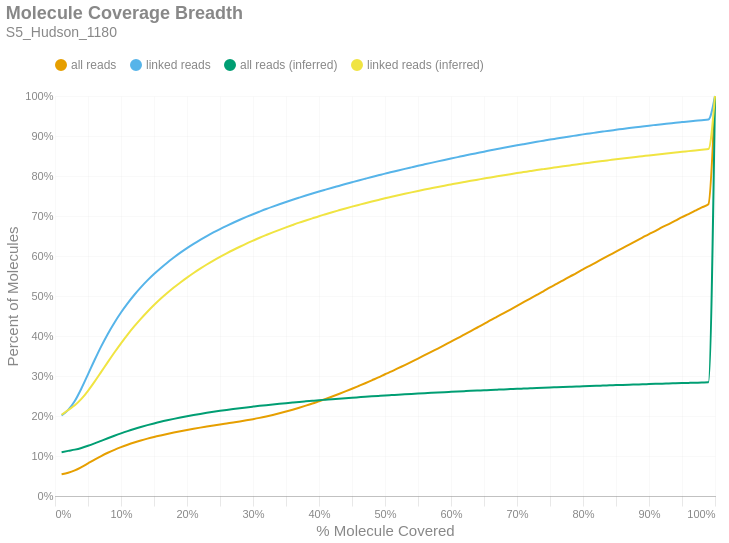

Notebook code cell kept with this figure:
### Markdown cell above
### Molecule Read Coverage
This chart shows molecule coverage breadth as computed by the number of bases aligned to that molecule. In other words, "*how much of each unique long molecule is actually sequenced/aligned?*" Keep in mind there is a distinction between sequences and alignments, since some sequences belonging to a particular molecule may not align well and wouldn't appear in the alignment data. This chart also shows molecule coverage breadth as computed by the *inferred fragment* from which the aligned sequences originate. Unlike read coverage, this calculation takes into account the total insert size, including unsequenced gaps between the forward and reverse reads. Like the previous figures, these are cumulative percents.

### Code cell
if SKIPLR:
    print_html(f"Skipped")
else:
    binned_df = consolidated_hist(valids['coverage_bp'], mask, 0.01, True)
    binned_df_inf = consolidated_hist(valids['coverage_inserts'], mask, 0.01, True)
    binned_df = binned_df.with_columns(pl.lit(binned_df_inf['all reads (cumsum)']).alias('all reads (inferred)'))
    binned_df = binned_df.with_columns(pl.lit(binned_df_inf['linked reads (cumsum)']).alias('linked reads (inferred)'))
    binned_df = binned_df.with_columns(
        (pl.col('bin').cast(pl.Float64) + 0.01).alias('right_edge')
    )

    with SafeRender(binned_df):
        (
            density_plot(binned_df, 'Molecule Coverage Breadth', samplename, 'molcov', ['all reads (inferred)','linked reads (inferred)'])
            .encode(
                #x=alt.X('bin:Q', title="% Molecule Covered").axis(format = '%').scale(padding=0),
                x=alt.X('right_edge:Q', title="% Molecule Covered").axis(format='%').scale(padding=0),
                y=alt.Y('value:Q', title='Percent of Molecules')
                    .axis(format='%')
                    .stack(False)
                    .scale(domainMin=0, padding=0),
                color=alt.Color("key:N").scale(domain = ["all reads", "linked reads", "all reads (inferred)", "linked reads (inferred)"]),
                tooltip = [
                    alt.Tooltip("key:N", title = "Data Type"),
                    alt.Tooltip("range_label:N", title="% Molecule Covered"),
                    alt.Tooltip("value:Q", format = ".2%", title="% Molecules")
                ]
            )
        ).display()

### Figure 1 — Vega-Lite specification as saved in the notebook (floating-point values rounded to 4 significant figures)
{"width": "container", "height": 400, "config": {"title": {"anchor": "start", "dy": -15, "fontSize": 18, "color": "#888888", "subtitleColor": "#888888", "subtitleFontSize": 14}, "arc": {"fill": "#0072B2"}, "axis": {"domainColor": "#888888", "domainWidth": 0.5, "gridWidth": 0.2, "grid": false, "titleFontWeight": 400, "titleFontSize": 15, "labelFontSize": 11, "labelColor": "#888888", "tickColor": "#888888", "tickWidth": 0.2, "titleColor": "#888888"}, "axisBand": {"grid": false}, "axisX": {"grid": true, "tickSize": 10, "domainCap": "round"}, "axisY": {"domain": false, "grid": true, "tickSize": 0, "domainCap": "round"}, "background": "transparent", "header": {"labelFontSize": 15, "labelColor": "#888888", "titleFontSize": 15, "titleFontWeight": 600, "titleColor": "#888888"}, "legend": {"labelFont": "sans-serif", "labelFontSize": 12, "labelColor": "#888888", "symbolSize": 100, "symbolType": "circle", "titleFontSize": 12, "titlePadding": 10, "titleColor": "#888888", "title": null, "orient": "top"}, "range": {"category": ["#E69F00", "#56B4E9", "#009E73", "#F0E442", "#0072B2", "#D55E00", "#CC79A7", "#000000"], "diverging": ["#cfe8f3", "#a2d4ec", "#73bfe2", "#46abdb", "#1696d2", "#12719e"]}, "area": {"fill": "#0072B2", "fillOpacity": 0.7, "line": true, "strokeOpacity": 0.7}, "line": {"color": "#0072B2", "stroke": "#0072B2", "strokeWidth": 2}, "trail": {"color": "#0072B2", "stroke": "#0072B2", "strokeWidth": 0, "size": 1}, "point": {"filled": true, "fillOpacity": 1.0, "size": 95}, "text": {"color": "#888888", "fontSize": 11, "align": "right", "fontWeight": 400, "size": 11}, "bar": {"fill": "#0072B2", "stroke": null}, "view": {"stroke": null, "continuousWidth": 660, "continuousHeight": 400}}, "data": {"name": "data-d3f7913349ace089ffcf250ac5112c7d"}, "mark": {"type": "line", "interpolate": "monotone", "point": {"opacity": 0, "size": 275}}, "encoding": {"color": {"field": "key", "scale": {"domain": ["all reads", "linked reads", "all reads (inferred)", "linked reads (inferred)"]}, "type": "nominal"}, "tooltip": [{"field": "key", "title": "Data Type", "type": "nominal"}, {"field": "range_label", "title": "% Molecule Covered", "type": "nominal"}, {"field": "value", "format": ".2%", "title": "% Molecules", "type": "quantitative"}], "x": {"axis": {"format": "%"}, "field": "right_edge", "scale": {"padding": 0}, "title": "% Molecule Covered", "type": "quantitative"}, "y": {"axis": {"format": "%"}, "field": "value", "scale": {"domainMin": 0, "padding": 0}, "stack": false, "title": "Percent of Molecules", "type": "quantitative"}}, "params": [{"name": "param_c36ac31b6afebe62", "select": {"type": "point", "fields": ["key"]}, "bind": "legend"}], "title": {"text": "Molecule Coverage Breadth", "subtitle": "S5_Hudson_1180"}, "transform": [{"fold": ["all reads (cumsum)", "linked reads (cumsum)", "all reads (inferred)", "linked reads (inferred)"]}, {"calculate": "replace(datum.key, ' (cumsum)', '')", "as": "key"}, {"filter": {"param": "param_c36ac31b6afebe62"}}], "usermeta": {"embedOptions": {"downloadFileName": "S5_Hudson_1180.molcov"}}, "$schema": "https://vega.github.io/schema/vega-lite/v6.1.0.json", "datasets": {"data-d3f7913349ace089ffcf250ac5112c7d": [{"bin": "0.0", "interval": "0.0-0.01", "all reads": 0.05422, "linked reads": 0.2011, "all reads (cumsum)": 0.05422, "linked reads (cumsum)": 0.2011, "range_label": "0.0-0.01", "all reads (inferred)": 0.1095, "linked reads (inferred)": 0.203, "right_edge": 0.01}, {"bin": "0.01", "interval": "0.01-0.02", "all reads": 0.003856, "linked reads": 0.01414, "all reads (cumsum)": 0.05807, "linked reads (cumsum)": 0.2152, "range_label": "0.01-0.02", "all reads (inferred)": 0.1128, "linked reads (inferred)": 0.2151, "right_edge": 0.02}, {"bin": "0.02", "interval": "0.02-0.03", "all reads": 0.005959, "linked reads": 0.02227, "all reads (cumsum)": 0.06403, "linked reads (cumsum)": 0.2375, "range_label": "0.02-0.03", "all reads (inferred)": 0.1159, "linked reads (inferred)": 0.2268, "right_edge": 0.03}, {"bin": "0.03", "interval": "0.03-0.04", "all reads": 0.008268, "linked reads": 0.03121, "all reads (cumsum)": 0.0723, "linked reads (cumsum)": 0.2687, "range_label": "0.03-0.04", "all reads (inferred)": 0.1202, "linked reads (inferred)": 0.2427, "right_edge": 0.04}, {"bin": "0.04", "interval": "0.04-0.05", "all reads": 0.009319, "linked reads": 0.03543, "all reads (cumsum)": 0.08162, "linked reads (cumsum)": 0.3042, "range_label": "0.04-0.05", "all reads (inferred)": 0.1256, "linked reads (inferred)": 0.263, "right_edge": 0.05}, {"bin": "0.05", "interval": "0.05-0.06", "all reads": 0.009396, "linked reads": 0.03578, "all reads (cumsum)": 0.09101, "linked reads (cumsum)": 0.3399, "range_label": "0.05-0.06", "all reads (inferred)": 0.1316, "linked reads (inferred)": 0.286, "right_edge": 0.06}, {"bin": "0.06", "interval": "0.06-0.07", "all reads": 0.008943, "linked reads": 0.03412, "all reads (cumsum)": 0.09996, "linked reads (cumsum)": 0.3741, "range_label": "0.06-0.07", "all reads (inferred)": 0.1379, "linked reads (inferred)": 0.3103, "right_edge": 0.07}, {"bin": "0.07", "interval": "0.07-0.08", "all reads": 0.008177, "linked reads": 0.03121, "all reads (cumsum)": 0.1081, "linked reads (cumsum)": 0.4053, "range_label": "0.07-0.08", "all reads (inferred)": 0.1443, "linked reads (inferred)": 0.3348, "right_edge": 0.08}, {"bin": "0.08", "interval": "0.08-0.09", "all reads": 0.007352, "linked reads": 0.02806, "all reads (cumsum)": 0.1155, "linked reads (cumsum)": 0.4333, "range_label": "0.08-0.09", "all reads (inferred)": 0.1506, "linked reads (inferred)": 0.3587, "right_edge": 0.09}, {"bin": "0.09", "interval": "0.09-0.1", "all reads": 0.006669, "linked reads": 0.02534, "all reads (cumsum)": 0.1222, "linked reads (cumsum)": 0.4587, "range_label": "0.09-0.1", "all reads (inferred)": 0.1566, "linked reads (inferred)": 0.3817, "right_edge": 0.1}, {"bin": "0.1", "interval": "0.1-0.11", "all reads": 0.00602, "linked reads": 0.02286, "all reads (cumsum)": 0.1282, "linked reads (cumsum)": 0.4815, "range_label": "0.1-0.11", "all reads (inferred)": 0.1622, "linked reads (inferred)": 0.4034, "right_edge": 0.11}, {"bin": "0.11", "interval": "0.11-0.12", "all reads": 0.005532, "linked reads": 0.02095, "all reads (cumsum)": 0.1337, "linked reads (cumsum)": 0.5025, "range_label": "0.11-0.12", "all reads (inferred)": 0.1675, "linked reads (inferred)": 0.4238, "right_edge": 0.12}, {"bin": "0.12", "interval": "0.12-0.13", "all reads": 0.00504, "linked reads": 0.01907, "all reads (cumsum)": 0.1387, "linked reads (cumsum)": 0.5215, "range_label": "0.12-0.13", "all reads (inferred)": 0.1725, "linked reads (inferred)": 0.4428, "right_edge": 0.13}, {"bin": "0.13", "interval": "0.13-0.14", "all reads": 0.004611, "linked reads": 0.01745, "all reads (cumsum)": 0.1434, "linked reads (cumsum)": 0.539, "range_label": "0.13-0.14", "all reads (inferred)": 0.1771, "linked reads (inferred)": 0.4606, "right_edge": 0.14}, {"bin": "0.14", "interval": "0.14-0.15", "all reads": 0.004251, "linked reads": 0.016, "all reads (cumsum)": 0.1476, "linked reads (cumsum)": 0.555, "range_label": "0.14-0.15", "all reads (inferred)": 0.1815, "linked reads (inferred)": 0.4774, "right_edge": 0.15}, {"bin": "0.15", "interval": "0.15-0.16", "all reads": 0.003886, "linked reads": 0.01455, "all reads (cumsum)": 0.1515, "linked reads (cumsum)": 0.5695, "range_label": "0.15-0.16", "all reads (inferred)": 0.1855, "linked reads (inferred)": 0.493, "right_edge": 0.16}, {"bin": "0.16", "interval": "0.16-0.17", "all reads": 0.003711, "linked reads": 0.01379, "all reads (cumsum)": 0.1552, "linked reads (cumsum)": 0.5833, "range_label": "0.16-0.17", "all reads (inferred)": 0.1893, "linked reads (inferred)": 0.5074, "right_edge": 0.17}, {"bin": "0.17", "interval": "0.17-0.18", "all reads": 0.003473, "linked reads": 0.0128, "all reads (cumsum)": 0.1587, "linked reads (cumsum)": 0.5961, "range_label": "0.17-0.18", "all reads (inferred)": 0.1928, "linked reads (inferred)": 0.5211, "right_edge": 0.18}, {"bin": "0.18", "interval": "0.18-0.19", "all reads": 0.003329, "linked reads": 0.01217, "all reads (cumsum)": 0.162, "linked reads (cumsum)": 0.6083, "range_label": "0.18-0.19", "all reads (inferred)": 0.1962, "linked reads (inferred)": 0.5339, "right_edge": 0.19}, {"bin": "0.19", "interval": "0.19-0.2", "all reads": 0.003146, "linked reads": 0.0114, "all reads (cumsum)": 0.1652, "linked reads (cumsum)": 0.6197, "range_label": "0.19-0.2", "all reads (inferred)": 0.1993, "linked reads (inferred)": 0.546, "right_edge": 0.2}, {"bin": "0.2", "interval": "0.2-0.21", "all reads": 0.002953, "linked reads": 0.01059, "all reads (cumsum)": 0.1681, "linked reads (cumsum)": 0.6303, "range_label": "0.2-0.21", "all reads (inferred)": 0.2023, "linked reads (inferred)": 0.5575, "right_edge": 0.21}, {"bin": "0.21", "interval": "0.21-0.22", "all reads": 0.002844, "linked reads": 0.01003, "all reads (cumsum)": 0.171, "linked reads (cumsum)": 0.6403, "range_label": "0.21-0.22", "all reads (inferred)": 0.2052, "linked reads (inferred)": 0.5683, "right_edge": 0.22}, {"bin": "0.22", "interval": "0.22-0.23", "all reads": 0.00271, "linked reads": 0.009398, "all reads (cumsum)": 0.1737, "linked reads (cumsum)": 0.6497, "range_label": "0.22-0.23", "all reads (inferred)": 0.2079, "linked reads (inferred)": 0.5787, "right_edge": 0.23}, {"bin": "0.23", "interval": "0.23-0.24", "all reads": 0.002673, "linked reads": 0.009064, "all reads (cumsum)": 0.1763, "linked reads (cumsum)": 0.6588, "range_label": "0.23-0.24", "all reads (inferred)": 0.2104, "linked reads (inferred)": 0.5885, "right_edge": 0.24}, {"bin": "0.24", "interval": "0.24-0.25", "all reads": 0.002606, "linked reads": 0.00866, "all reads (cumsum)": 0.1789, "linked reads (cumsum)": 0.6674, "range_label": "0.24-0.25", "all reads (inferred)": 0.2128, "linked reads (inferred)": 0.5977, "right_edge": 0.25}, {"bin": "0.25", "interval": "0.25-0.26", "all reads": 0.002483, "linked reads": 0.008035, "all reads (cumsum)": 0.1814, "linked reads (cumsum)": 0.6755, "range_label": "0.25-0.26", "all reads (inferred)": 0.2151, "linked reads (inferred)": 0.6065, "right_edge": 0.26}, {"bin": "0.26", "interval": "0.26-0.27", "all reads": 0.002468, "linked reads": 0.007696, "all reads (cumsum)": 0.1839, "linked reads (cumsum)": 0.6832, "range_label": "0.26-0.27", "all reads (inferred)": 0.2174, "linked reads (inferred)": 0.615, "right_edge": 0.27}, {"bin": "0.27", "interval": "0.27-0.28", "all reads": 0.002515, "linked reads": 0.007355, "all reads (cumsum)": 0.1864, "linked reads (cumsum)": 0.6905, "range_label": "0.27-0.28", "all reads (inferred)": 0.2195, "linked reads (inferred)": 0.6231, "right_edge": 0.28}, {"bin": "0.28", "interval": "0.28-0.29", "all reads": 0.002714, "linked reads": 0.007084, "all reads (cumsum)": 0.1891, "linked reads (cumsum)": 0.6976, "range_label": "0.28-0.29", "all reads (inferred)": 0.2215, "linked reads (inferred)": 0.6309, "right_edge": 0.29}, {"bin": "0.29", "interval": "0.29-0.3", "all reads": 0.002981, "linked reads": 0.006797, "all reads (cumsum)": 0.1921, "linked reads (cumsum)": 0.7044, "range_label": "0.29-0.3", "all reads (inferred)": 0.2235, "linked reads (inferred)": 0.6383, "right_edge": 0.3}, {"bin": "0.3", "interval": "0.3-0.31", "all reads": 0.003246, "linked reads": 0.006535, "all reads (cumsum)": 0.1953, "linked reads (cumsum)": 0.7109, "range_label": "0.3-0.31", "all reads (inferred)": 0.2254, "linked reads (inferred)": 0.6456, "right_edge": 0.31}, {"bin": "0.31", "interval": "0.31-0.32", "all reads": 0.00359, "linked reads": 0.006418, "all reads (cumsum)": 0.1989, "linked reads (cumsum)": 0.7174, "range_label": "0.31-0.32", "all reads (inferred)": 0.2271, "linked reads (inferred)": 0.6524, "right_edge": 0.32}, {"bin": "0.32", "interval": "0.32-0.33", "all reads": 0.003799, "linked reads": 0.006053, "all reads (cumsum)": 0.2027, "linked reads (cumsum)": 0.7234, "range_label": "0.32-0.33", "all reads (inferred)": 0.2289, "linked reads (inferred)": 0.659, "right_edge": 0.33}, {"bin": "0.33", "interval": "0.33-0.34", "all reads": 0.004098, "linked reads": 0.005875, "all reads (cumsum)": 0.2068, "linked reads (cumsum)": 0.7293, "range_label": "0.33-0.34", "all reads (inferred)": 0.2305, "linked reads (inferred)": 0.6654, "right_edge": 0.34}, {"bin": "0.34", "interval": "0.34-0.35", "all reads": 0.004357, "linked reads": 0.005686, "all reads (cumsum)": 0.2112, "linked reads (cumsum)": 0.735, "range_label": "0.34-0.35", "all reads (inferred)": 0.2322, "linked reads (inferred)": 0.6716, "right_edge": 0.35}, {"bin": "0.35", "interval": "0.35-0.36", "all reads": 0.004647, "linked reads": 0.005516, "all reads (cumsum)": 0.2158, "linked reads (cumsum)": 0.7405, "range_label": "0.35-0.36", "all reads (inferred)": 0.2337, "linked reads (inferred)": 0.6775, "right_edge": 0.36}, {"bin": "0.36", "interval": "0.36-0.37", "all reads": 0.004852, "linked reads": 0.005329, "all reads (cumsum)": 0.2207, "linked reads (cumsum)": 0.7458, "range_label": "0.36-0.37", "all reads (inferred)": 0.2352, "linked reads (inferred)": 0.6833, "right_edge": 0.37}, {"bin": "0.37", "interval": "0.37-0.38", "all reads": 0.005137, "linked reads": 0.005247, "all reads (cumsum)": 0.2258, "linked reads (cumsum)": 0.7511, "range_label": "0.37-0.38", "all reads (inferred)": 0.2367, "linked reads (inferred)": 0.6888, "right_edge": 0.38}, {"bin": "0.38", "interval": "0.38-0.39", "all reads": 0.005366, "linked reads": 0.005079, "all reads (cumsum)": 0.2312, "linked reads (cumsum)": 0.7562, "range_label": "0.38-0.39", "all reads (inferred)": 0.2381, "linked reads (inferred)": 0.6942, "right_edge": 0.39}, {"bin": "0.39", "interval": "0.39-0.4", "all reads": 0.005718, "linked reads": 0.004992, "all reads (cumsum)": 0.2369, "linked reads (cumsum)": 0.7611, "range_label": "0.39-0.4", "all reads (inferred)": 0.2395, "linked reads (inferred)": 0.6995, "right_edge": 0.4}, {"bin": "0.4", "interval": "0.4-0.41", "all reads": 0.00574, "linked reads": 0.004764, "all reads (cumsum)": 0.2426, "linked reads (cumsum)": 0.7659, "range_label": "0.4-0.41", "all reads (inferred)": 0.2408, "linked reads (inferred)": 0.7044, "right_edge": 0.41}, {"bin": "0.41", "interval": "0.41-0.42", "all reads": 0.006053, "linked reads": 0.004693, "all reads (cumsum)": 0.2487, "linked reads (cumsum)": 0.7706, "range_label": "0.41-0.42", "all reads (inferred)": 0.2421, "linked reads (inferred)": 0.7094, "right_edge": 0.42}, {"bin": "0.42", "interval": "0.42-0.43", "all reads": 0.006286, "linked reads": 0.004615, "all reads (cumsum)": 0.255, "linked reads (cumsum)": 0.7752, "range_label": "0.42-0.43", "all reads (inferred)": 0.2433, "linked reads (inferred)": 0.7142, "right_edge": 0.43}, {"bin": "0.43", "interval": "0.43-0.44", "all reads": 0.006426, "linked reads": 0.004619, "all reads (cumsum)": 0.2614, "linked reads (cumsum)": 0.7798, "range_label": "0.43-0.44", "all reads (inferred)": 0.2446, "linked reads (inferred)": 0.7188, "right_edge": 0.44}, {"bin": "0.44", "interval": "0.44-0.45", "all reads": 0.006682, "linked reads": 0.004476, "all reads (cumsum)": 0.2681, "linked reads (cumsum)": 0.7843, "range_label": "0.44-0.45", "all reads (inferred)": 0.2458, "linked reads (inferred)": 0.7234, "right_edge": 0.45}, {"bin": "0.45", "interval": "0.45-0.46", "all reads": 0.006894, "linked reads": 0.004452, "all reads (cumsum)": 0.275, "linked reads (cumsum)": 0.7888, "range_label": "0.45-0.46", "all reads (inferred)": 0.2469, "linked reads (inferred)": 0.7277, "right_edge": 0.46}, {"bin": "0.46", "interval": "0.46-0.47", "all reads": 0.006975, "linked reads": 0.004361, "all reads (cumsum)": 0.282, "linked reads (cumsum)": 0.7931, "range_label": "0.46-0.47", "all reads (inferred)": 0.248, "linked reads (inferred)": 0.732, "right_edge": 0.47}, {"bin": "0.47", "interval": "0.47-0.48", "all reads": 0.007267, "linked reads": 0.004324, "all reads (cumsum)": 0.2892, "linked reads (cumsum)": 0.7975, "range_label": "0.47-0.48", "all reads (inferred)": 0.2491, "linked reads (inferred)": 0.7362, "right_edge": 0.48}, {"bin": "0.48", "interval": "0.48-0.49", "all reads": 0.00713, "linked reads": 0.004192, "all reads (cumsum)": 0.2964, "linked reads (cumsum)": 0.8016, "range_label": "0.48-0.49", "all reads (inferred)": 0.2502, "linked reads (inferred)": 0.7402, "right_edge": 0.49}, {"bin": "0.49", "interval": "0.49-0.5", "all reads": 0.008069, "linked reads": 0.004229, "all reads (cumsum)": 0.3044, "linked reads (cumsum)": 0.8059, "range_label": "0.49-0.5", "all reads (inferred)": 0.2513, "linked reads (inferred)": 0.7443, "right_edge": 0.5}, {"bin": "0.5", "interval": "0.5-0.51", "all reads": 0.007062, "linked reads": 0.00389, "all reads (cumsum)": 0.3115, "linked reads (cumsum)": 0.8098, "range_label": "0.5-0.51", "all reads (inferred)": 0.2522, "linked reads (inferred)": 0.748, "right_edge": 0.51}, {"bin": "0.51", "interval": "0.51-0.52", "all reads": 0.008021, "linked reads": 0.004064, "all reads (cumsum)": 0.3195, "linked reads (cumsum)": 0.8138, "range_label": "0.51-0.52", "all reads (inferred)": 0.2532, "linked reads (inferred)": 0.7518, "right_edge": 0.52}, {"bin": "0.52", "interval": "0.52-0.53", "all reads": 0.00784, "linked reads": 0.003928, "all reads (cumsum)": 0.3274, "linked reads (cumsum)": 0.8178, "range_label": "0.52-0.53", "all reads (inferred)": 0.2542, "linked reads (inferred)": 0.7555, "right_edge": 0.53}, {"bin": "0.53", "interval": "0.53-0.54", "all reads": 0.008118, "linked reads": 0.003839, "all reads (cumsum)": 0.3355, "linked reads (cumsum)": 0.8216, "range_label": "0.53-0.54", "all reads (inferred)": 0.2552, "linked reads (inferred)": 0.7591, "right_edge": 0.54}, {"bin": "0.54", "interval": "0.54-0.55", "all reads": 0.008073, "linked reads": 0.003823, "all reads (cumsum)": 0.3435, "linked reads (cumsum)": 0.8254, "range_label": "0.54-0.55", "all reads (inferred)": 0.2561, "linked reads (inferred)": 0.7626, "right_edge": 0.55}, {"bin": "0.55", "interval": "0.55-0.56", "all reads": 0.008417, "linked reads": 0.003725, "all reads (cumsum)": 0.352, "linked reads (cumsum)": 0.8291, "range_label": "0.55-0.56", "all reads (inferred)": 0.257, "linked reads (inferred)": 0.766, "right_edge": 0.56}, {"bin": "0.56", "interval": "0.56-0.57", "all reads": 0.00838, "linked reads": 0.003702, "all reads (cumsum)": 0.3603, "linked reads (cumsum)": 0.8328, "range_label": "0.56-0.57", "all reads (inferred)": 0.2579, "linked reads (inferred)": 0.7693, "right_edge": 0.57}, {"bin": "0.57", "interval": "0.57-0.58", "all reads": 0.008361, "linked reads": 0.003664, "all reads (cumsum)": 0.3687, "linked reads (cumsum)": 0.8365, "range_label": "0.57-0.58", "all reads (inferred)": 0.2588, "linked reads (inferred)": 0.7726, "right_edge": 0.58}, {"bin": "0.58", "interval": "0.58-0.59", "all reads": 0.008568, "linked reads": 0.003637, "all reads (cumsum)": 0.3773, "linked reads (cumsum)": 0.8401, "range_label": "0.58-0.59", "all reads (inferred)": 0.2596, "linked reads (inferred)": 0.7758, "right_edge": 0.59}, {"bin": "0.59", "interval": "0.59-0.6", "all reads": 0.008846, "linked reads": 0.00359, "all reads (cumsum)": 0.3861, "linked reads (cumsum)": 0.8437, "range_label": "0.59-0.6", "all reads (inferred)": 0.2604, "linked reads (inferred)": 0.7789, "right_edge": 0.6}, {"bin": "0.6", "interval": "0.6-0.61", "all reads": 0.00848, "linked reads": 0.003502, "all reads (cumsum)": 0.3946, "linked reads (cumsum)": 0.8472, "range_label": "0.6-0.61", "all reads (inferred)": 0.2612, "linked reads (inferred)": 0.782, "right_edge": 0.61}, {"bin": "0.61", "interval": "0.61-0.62", "all reads": 0.008923, "linked reads": 0.003512, "all reads (cumsum)": 0.4035, "linked reads (cumsum)": 0.8507, "range_label": "0.61-0.62", "all reads (inferred)": 0.262, "linked reads (inferred)": 0.785, "right_edge": 0.62}, {"bin": "0.62", "interval": "0.62-0.63", "all reads": 0.008797, "linked reads": 0.00345, "all reads (cumsum)": 0.4123, "linked reads (cumsum)": 0.8542, "range_label": "0.62-0.63", "all reads (inferred)": 0.2628, "linked reads (inferred)": 0.788, "right_edge": 0.63}, {"bin": "0.63", "interval": "0.63-0.64", "all reads": 0.008934, "linked reads": 0.003288, "all reads (cumsum)": 0.4213, "linked reads (cumsum)": 0.8575, "range_label": "0.63-0.64", "all reads (inferred)": 0.2636, "linked reads (inferred)": 0.7908, "right_edge": 0.64}, {"bin": "0.64", "interval": "0.64-0.65", "all reads": 0.008834, "linked reads": 0.003279, "all reads (cumsum)": 0.4301, "linked reads (cumsum)": 0.8608, "range_label": "0.64-0.65", "all reads (inferred)": 0.2643, "linked reads (inferred)": 0.7936, "right_edge": 0.65}, {"bin": "0.65", "interval": "0.65-0.66", "all reads": 0.009343, "linked reads": 0.003417, "all reads (cumsum)": 0.4394, "linked reads (cumsum)": 0.8642, "range_label": "0.65-0.66", "all reads (inferred)": 0.2651, "linked reads (inferred)": 0.7965, "right_edge": 0.66}, {"bin": "0.66", "interval": "0.66-0.67", "all reads": 0.008831, "linked reads": 0.003121, "all reads (cumsum)": 0.4483, "linked reads (cumsum)": 0.8673, "range_label": "0.66-0.67", "all reads (inferred)": 0.2658, "linked reads (inferred)": 0.7992, "right_edge": 0.67}, {"bin": "0.67", "interval": "0.67-0.68", "all reads": 0.009045, "linked reads": 0.003157, "all reads (cumsum)": 0.4573, "linked reads (cumsum)": 0.8705, "range_label": "0.67-0.68", "all reads (inferred)": 0.2666, "linked reads (inferred)": 0.8019, "right_edge": 0.68}, {"bin": "0.68", "interval": "0.68-0.69", "all reads": 0.008932, "linked reads": 0.003061, "all reads (cumsum)": 0.4662, "linked reads (cumsum)": 0.8735, "range_label": "0.68-0.69", "all reads (inferred)": 0.2673, "linked reads (inferred)": 0.8046, "right_edge": 0.69}, {"bin": "0.69", "interval": "0.69-0.7", "all reads": 0.009274, "linked reads": 0.003086, "all reads (cumsum)": 0.4755, "linked reads (cumsum)": 0.8766, "range_label": "0.69-0.7", "all reads (inferred)": 0.268, "linked reads (inferred)": 0.8073, "right_edge": 0.7}, {"bin": "0.7", "interval": "0.7-0.71", "all reads": 0.009042, "linked reads": 0.003005, "all reads (cumsum)": 0.4846, "linked reads (cumsum)": 0.8796, "range_label": "0.7-0.71", "all reads (inferred)": 0.2686, "linked reads (inferred)": 0.8098, "right_edge": 0.71}, {"bin": "0.71", "interval": "0.71-0.72", "all reads": 0.009095, "linked reads": 0.002969, "all reads (cumsum)": 0.4936, "linked reads (cumsum)": 0.8826, "range_label": "0.71-0.72", "all reads (inferred)": 0.2693, "linked reads (inferred)": 0.8123, "right_edge": 0.72}, {"bin": "0.72", "interval": "0.72-0.73", "all reads": 0.009212, "linked reads": 0.002853, "all reads (cumsum)": 0.5029, "linked reads (cumsum)": 0.8854, "range_label": "0.72-0.73", "all reads (inferred)": 0.27, "linked reads (inferred)": 0.8148, "right_edge": 0.73}, {"bin": "0.73", "interval": "0.73-0.74", "all reads": 0.008994, "linked reads": 0.002791, "all reads (cumsum)": 0.5119, "linked reads (cumsum)": 0.8882, "range_label": "0.73-0.74", "all reads (inferred)": 0.2706, "linked reads (inferred)": 0.8172, "right_edge": 0.74}, {"bin": "0.74", "interval": "0.74-0.75", "all reads": 0.009544, "linked reads": 0.002806, "all reads (cumsum)": 0.5214, "linked reads (cumsum)": 0.891, "range_label": "0.74-0.75", "all reads (inferred)": 0.2713, "linked reads (inferred)": 0.8196, "right_edge": 0.75}, {"bin": "0.75", "interval": "0.75-0.76", "all reads": 0.008811, "linked reads": 0.002632, "all reads (cumsum)": 0.5302, "linked reads (cumsum)": 0.8937, "range_label": "0.75-0.76", "all reads (inferred)": 0.2719, "linked reads (inferred)": 0.8219, "right_edge": 0.76}, {"bin": "0.76", "interval": "0.76-0.77", "all reads": 0.009038, "linked reads": 0.002647, "all reads (cumsum)": 0.5392, "linked reads (cumsum)": 0.8963, "range_label": "0.76-0.77", "all reads (inferred)": 0.2725, "linked reads (inferred)": 0.8242, "right_edge": 0.77}, {"bin": "0.77", "interval": "0.77-0.78", "all reads": 0.009081, "linked reads": 0.002624, "all reads (cumsum)": 0.5483, "linked reads (cumsum)": 0.8989, "range_label": "0.77-0.78", "all reads (inferred)": 0.2731, "linked reads (inferred)": 0.8265, "right_edge": 0.78}, {"bin": "0.78", "interval": "0.78-0.79", "all reads": 0.008974, "linked reads": 0.002521, "all reads (cumsum)": 0.5573, "linked reads (cumsum)": 0.9015, "range_label": "0.78-0.79", "all reads (inferred)": 0.2737, "linked reads (inferred)": 0.8288, "right_edge": 0.79}, {"bin": "0.79", "interval": "0.79-0.8", "all reads": 0.009439, "linked reads": 0.002587, "all reads (cumsum)": 0.5667, "linked reads (cumsum)": 0.904, "range_label": "0.79-0.8", "all reads (inferred)": 0.2743, "linked reads (inferred)": 0.8311, "right_edge": 0.8}, {"bin": "0.8", "interval": "0.8-0.81", "all reads": 0.008673, "linked reads": 0.002275, "all reads (cumsum)": 0.5754, "linked reads (cumsum)": 0.9063, "range_label": "0.8-0.81", "all reads (inferred)": 0.2749, "linked reads (inferred)": 0.8333, "right_edge": 0.81}, {"bin": "0.81", "interval": "0.81-0.82", "all reads": 0.008853, "linked reads": 0.002381, "all reads (cumsum)": 0.5843, "linked reads (cumsum)": 0.9087, "range_label": "0.81-0.82", "all reads (inferred)": 0.2755, "linked reads (inferred)": 0.8355, "right_edge": 0.82}, {"bin": "0.82", "interval": "0.82-0.83", "all reads": 0.008998, "linked reads": 0.002372, "all reads (cumsum)": 0.5933, "linked reads (cumsum)": 0.9111, "range_label": "0.82-0.83", "all reads (inferred)": 0.2761, "linked reads (inferred)": 0.8376, "right_edge": 0.83}, {"bin": "0.83", "interval": "0.83-0.84", "all reads": 0.008875, "linked reads": 0.002319, "all reads (cumsum)": 0.6021, "linked reads (cumsum)": 0.9134, "range_label": "0.83-0.84", "all reads (inferred)": 0.2766, "linked reads (inferred)": 0.8397, "right_edge": 0.84}, {"bin": "0.84", "interval": "0.84-0.85", "all reads": 0.008779, "linked reads": 0.002128, "all reads (cumsum)": 0.6109, "linked reads (cumsum)": 0.9155, "range_label": "0.84-0.85", "all reads (inferred)": 0.2772, "linked reads (inferred)": 0.8418, "right_edge": 0.85}, {"bin": "0.85", "interval": "0.85-0.86", "all reads": 0.008927, "linked reads": 0.002173, "all reads (cumsum)": 0.6198, "linked reads (cumsum)": 0.9177, "range_label": "0.85-0.86", "all reads (inferred)": 0.2777, "linked reads (inferred)": 0.8438, "right_edge": 0.86}, {"bin": "0.86", "interval": "0.86-0.87", "all reads": 0.008762, "linked reads": 0.002132, "all reads (cumsum)": 0.6286, "linked reads (cumsum)": 0.9198, "range_label": "0.86-0.87", "all reads (inferred)": 0.2783, "linked reads (inferred)": 0.8457, "right_edge": 0.87}, {"bin": "0.87", "interval": "0.87-0.88", "all reads": 0.008848, "linked reads": 0.002088, "all reads (cumsum)": 0.6375, "linked reads (cumsum)": 0.9219, "range_label": "0.87-0.88", "all reads (inferred)": 0.2788, "linked reads (inferred)": 0.8477, "right_edge": 0.88}, {"bin": "0.88", "interval": "0.88-0.89", "all reads": 0.008621, "linked reads": 0.00201, "all reads (cumsum)": 0.6461, "linked reads (cumsum)": 0.9239, "range_label": "0.88-0.89", "all reads (inferred)": 0.2793, "linked reads (inferred)": 0.8496, "right_edge": 0.89}, {"bin": "0.89", "interval": "0.89-0.9", "all reads": 0.008725, "linked reads": 0.001999, "all reads (cumsum)": 0.6548, "linked reads (cumsum)": 0.9259, "range_label": "0.89-0.9", "all reads (inferred)": 0.2798, "linked reads (inferred)": 0.8515, "right_edge": 0.9}, {"bin": "0.9", "interval": "0.9-0.91", "all reads": 0.008084, "linked reads": 0.001846, "all reads (cumsum)": 0.6629, "linked reads (cumsum)": 0.9278, "range_label": "0.9-0.91", "all reads (inferred)": 0.2803, "linked reads (inferred)": 0.8534, "right_edge": 0.91}, {"bin": "0.91", "interval": "0.91-0.92", "all reads": 0.009232, "linked reads": 0.001842, "all reads (cumsum)": 0.6721, "linked reads (cumsum)": 0.9296, "range_label": "0.91-0.92", "all reads (inferred)": 0.2808, "linked reads (inferred)": 0.8552, "right_edge": 0.92}, {"bin": "0.92", "interval": "0.92-0.93", "all reads": 0.007752, "linked reads": 0.001731, "all reads (cumsum)": 0.6799, "linked reads (cumsum)": 0.9313, "range_label": "0.92-0.93", "all reads (inferred)": 0.2813, "linked reads (inferred)": 0.8569, "right_edge": 0.93}, {"bin": "0.93", "interval": "0.93-0.94", "all reads": 0.008369, "linked reads": 0.001762, "all reads (cumsum)": 0.6882, "linked reads (cumsum)": 0.9331, "range_label": "0.93-0.94", "all reads (inferred)": 0.2818, "linked reads (inferred)": 0.8587, "right_edge": 0.94}, {"bin": "0.94", "interval": "0.94-0.95", "all reads": 0.008948, "linked reads": 0.001695, "all reads (cumsum)": 0.6972, "linked reads (cumsum)": 0.9348, "range_label": "0.94-0.95", "all reads (inferred)": 0.2823, "linked reads (inferred)": 0.8605, "right_edge": 0.95}, {"bin": "0.95", "interval": "0.95-0.96", "all reads": 0.007513, "linked reads": 0.001676, "all reads (cumsum)": 0.7047, "linked reads (cumsum)": 0.9365, "range_label": "0.95-0.96", "all reads (inferred)": 0.2827, "linked reads (inferred)": 0.8622, "right_edge": 0.96}, {"bin": "0.96", "interval": "0.96-0.97", "all reads": 0.008556, "linked reads": 0.001532, "all reads (cumsum)": 0.7133, "linked reads (cumsum)": 0.938, "range_label": "0.96-0.97", "all reads (inferred)": 0.2832, "linked reads (inferred)": 0.8639, "right_edge": 0.97}, {"bin": "0.97", "interval": "0.97-0.98", "all reads": 0.008529, "linked reads": 0.001519, "all reads (cumsum)": 0.7218, "linked reads (cumsum)": 0.9395, "range_label": "0.97-0.98", "all reads (inferred)": 0.2837, "linked reads (inferred)": 0.8657, "right_edge": 0.98}, {"bin": "0.98", "interval": "0.98-0.99", "all reads": 0.007623, "linked reads": 0.001564, "all reads (cumsum)": 0.7294, "linked reads (cumsum)": 0.9411, "range_label": "0.98-0.99", "all reads (inferred)": 0.2842, "linked reads (inferred)": 0.8673, "right_edge": 0.99}, {"bin": "0.99", "interval": "0.99-1.0", "all reads": 0.2706, "linked reads": 0.05892, "all reads (cumsum)": 1.0, "linked reads (cumsum)": 1.0, "range_label": "0.99-1.0", "all reads (inferred)": 1.0, "linked reads (inferred)": 1.0, "right_edge": 1.0}]}}
